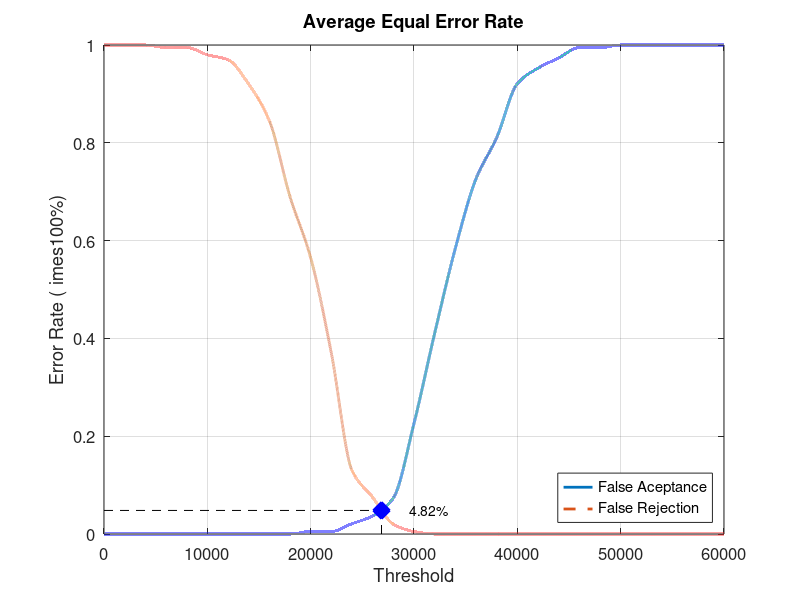
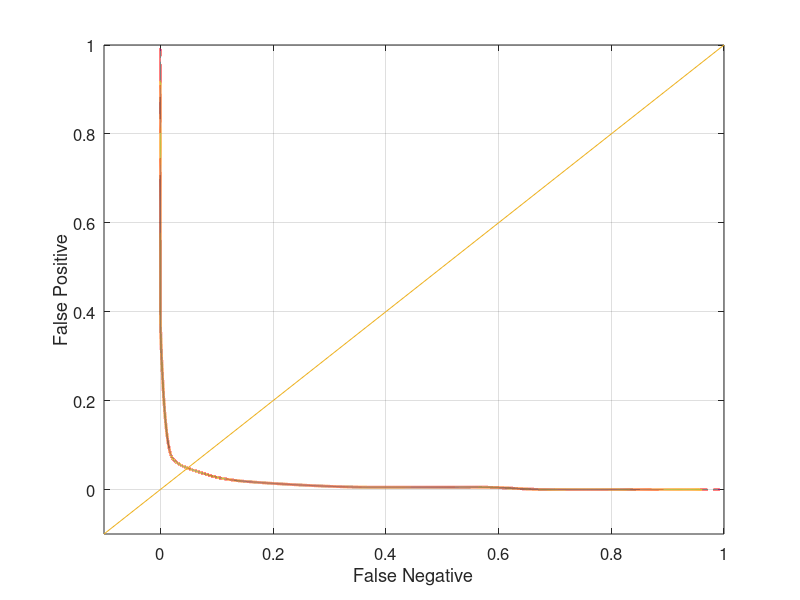

The MATLAB source for these figures, in order:
close all;
clear;
clc;
x = 0:2000:60000;
xq = 0:0.5:60000;

y0 = [0 0 0 0 0 0 0 0 0 0 0.00526316 0.00526316 0.0210526 0.0368421 0.0736842 0.226316 0.410526 0.584211 0.726316 0.810526 0.921053 0.952632 0.973684 0.994737 0.994737 1 1 1 1 1 1]
yy0 = interp1(x, y0, xq, 'pchip');
y1 = [1 1 1 0.995 0.995 0.98 0.97 0.92 0.845 0.69 0.565 0.37 0.13 0.075 0.02 0.005 0 0 0 0 0 0 0 0 0 0 0 0 0 0 0]
yy1 = interp1(x, y1, xq, 'pchip');

% Calculating EER: 
y2 = abs(y0 - y1);
find(y2 == min(y2))
yy2 = abs(yy0 - yy1);
xEER = find(yy2 == min(yy2));
xEERIndex = xq(xEER) % X-axis EER
yEER = yy0(xEER) % Y-axis EER

main = figure
plot(xq, yy0,'-','LineWidth', 2);	hold on
plot(xq, yy1,'--','LineWidth', 2);	hold on
plot([xEERIndex xEERIndex], [0 yEER], 'k--');	hold on
plot([0 xEERIndex], [yEER yEER], 'k--');	hold on
plot(xEERIndex, yEER, 'bx', 'LineWidth', 10);	hold on
text(xEERIndex + 10 * xEERIndex / 100, yEER, [num2str(round((10000 * yEER)) / 100) '%'])
legend('False Aceptance', 'False Rejection', 'Location', 'SouthEast')
xlabel('Threshold')
ylabel('Error Rate (	imes100%)')
title('Average Equal Error Rate')
set(gca, 'FontSize', 12)
axis([0 60000 0 1])
grid on

print(main, 'Database1_3Main', '-dpng');
FNRxFPR = figure('Color', [1 1 1]);
plot(yy1, yy0, '-', yy1, yy0, 'LineWidth', 2);
hold on
y = -0.1:0.1:1
plot(y, y); 
set(gca, 'FontSize', 12)
xlabel('False Negative')
ylabel('False Positive')
axis([-0.1 1 -0.1 1])
set(gca, 'FontSize', 12)
grid on

print(FNRxFPR, 'Database1_3FNRxFPR','-dpng');
